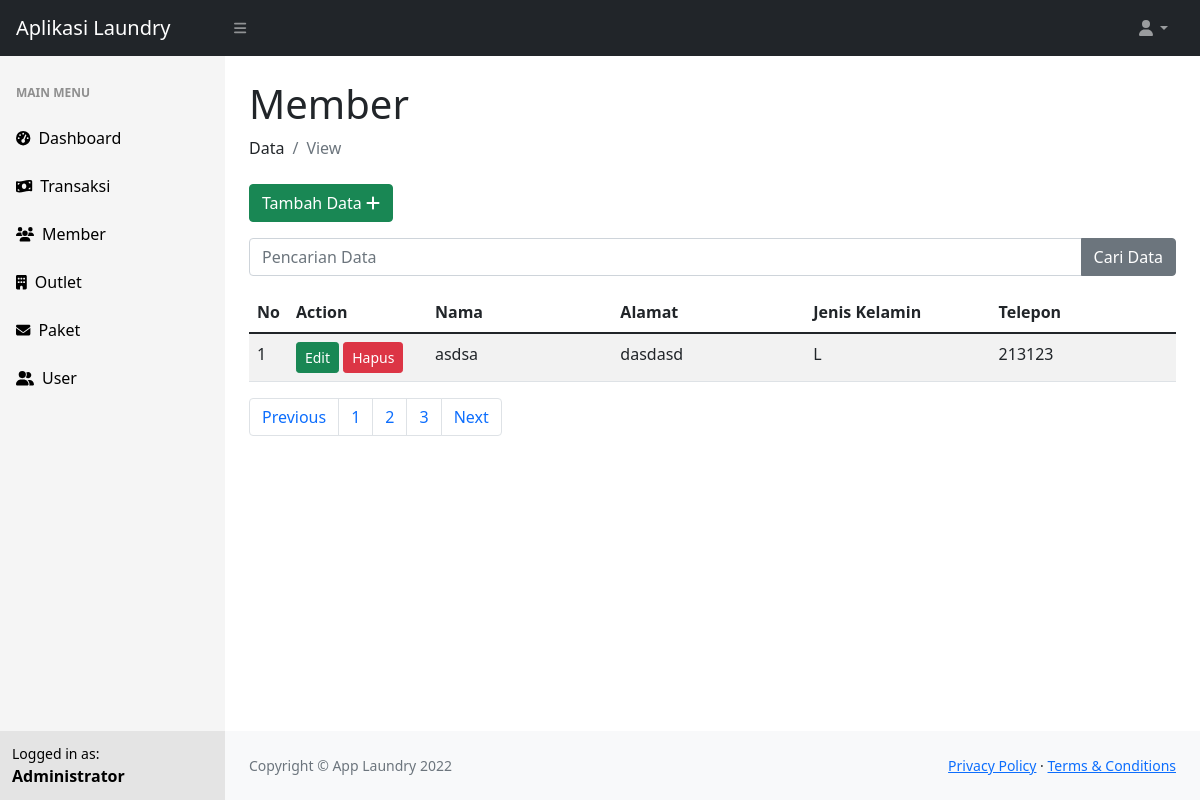
The app's page /admin.php?p=member (signed in) with its own data.
### tables this page shows
CREATE TABLE IF NOT EXISTS `tb_member` (
  `id` int(11) NOT NULL AUTO_INCREMENT,
  `nama` varchar(100) DEFAULT NULL,
  `alamat` text,
  `jenis_kelamin` enum('L','P') DEFAULT NULL,
  `tlp` varchar(15) DEFAULT NULL,
  PRIMARY KEY (`id`)
);

### admin/member/view.php (the view, shortened to what this page needs)
<h1 class="mt-4">Member</h1>
<ol class="breadcrumb mb-4">
  <li class="breadcrumb-item">Data</li>
  <li class="breadcrumb-item active">View</li>
</ol>
<div class="row">
  <div class="col-lg-12">
    <a href="admin.php?p=member&f=form" class="btn btn-success  mb-3">Tambah Data <i class="fas fa-plus"></i></a>
    <form action="" method="POST">
      <div class="input-group mb-3">
        <input name="keyword" type="text" class="form-control" placeholder="Pencarian Data">
        <button class="btn btn-secondary" type="submit" id="button-addon2">Cari Data</button>
      </div>
    </form>
    <table class="table table-striped table-inverse table-responsive" width="100%">
      <thead class="thead-inverse">
        <tr>
          <th width="3%">No</th>
          <th width="15%">Action</th>
          <th width="20%">Nama</th>
          <th>Alamat</th>
          <th width="20%">Jenis Kelamin</th>
          <th width="20%">Telepon</th>
        </tr>
      </thead>
      <tbody>
        <?php
        $i = 0;
        include "./fungsi/koneksi.php";
        $query = "select * from tb_member " . @$where;
        $row = mysqli_query($koneksi, $query);
        $count = mysqli_num_rows($row);
        if ($count > 0) {
          while ($data = mysqli_fetch_array($row)) {
            $i++;
        ?>
            <tr>
              <td scope="row"><?php echo $i; ?></td>
              <td>
                <a href="admin.php?p=member&f=form&edit&id=<?php echo $data['id']; ?>" class="btn btn-success btn-sm">Edit</a>
                <a href="admin.php?p=member&hapus&id=<?php echo $data['id']; ?>" onclick="return confirm('Apakah anda yakin?');" class="btn btn-danger btn-sm">Hapus</a>
              </td>
              <td><?php echo $data['nama']; ?></td>
              <td><?php echo $data['alamat']; ?></td>
              <td><?php echo $data['jenis_kelamin']; ?></td>
              <td><?php echo $data['tlp']; ?></td>
            </tr>
          <?php } ?>
        <?php } ?>
      </tbody>
    </table>
    <nav aria-label="Page navigation example">
      <ul class="pagination">
        <li class="page-item"><a class="page-link" href="#">Previous</a></li>
        <li class="page-item"><a class="page-link" href="#">1</a></li>
        <li class="page-item"><a class="page-link" href="#">2</a></li>
        <li class="page-item"><a class="page-link" href="#">3</a></li>
        <li class="page-item"><a class="page-link" href="#">Next</a></li>
      </ul>
    </nav>
  </div>
</div>

### records on screen
tb_member: nama "asdsa", alamat "dasdasd", jenis_kelamin "L", tlp "213123"

### other values on screen
$_SESSION['nama'] "Administrator"
